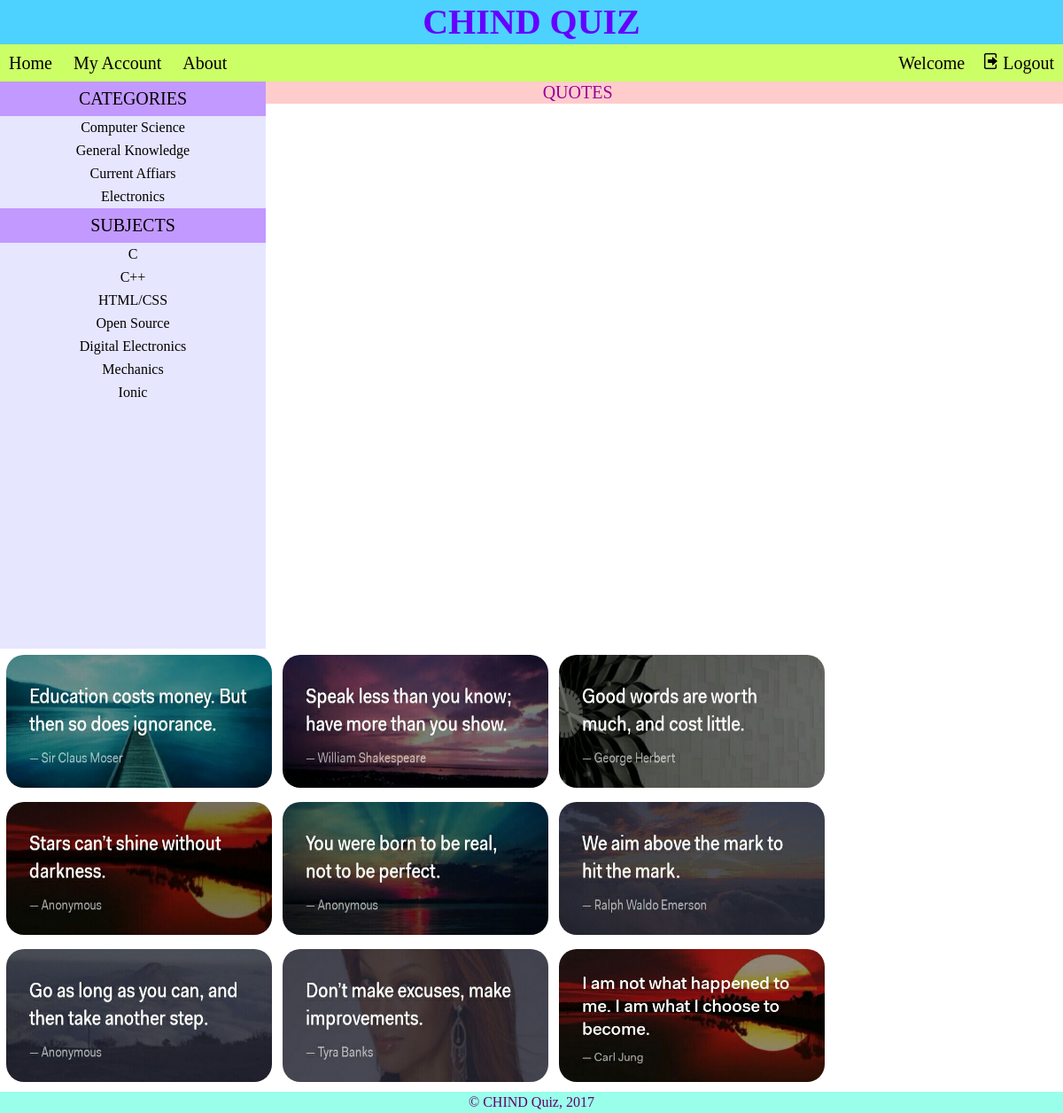
The app's page /home.php with its own data.
### tables this page shows
CREATE TABLE `category` (
  `id` int(11) NOT NULL,
  `name` varchar(30) NOT NULL
);

CREATE TABLE `subject` (
  `id` int(11) NOT NULL,
  `name` varchar(30) NOT NULL
);

### home.php (the view, shortened to what this page needs)
<?php
	require_once('includes/database.php');
?>
<!DOCTYPE html>
<html>
<head>
	<link rel="stylesheet" href="style/style.css">
</head>
<body>
	<header>
		CHIND QUIZ
	</header>
	<div id="menu">
		<ul>
			<a href="home.php"><li>Home</li></a>
			<a href="profile.php"><li>My Account</li></a>
			<a href="about.php"><li>About</li></a>
			<a href="includes/logout.php"><li class="right"><img src="images/logout.png" alt="logout">&nbsp;Logout</li></a>
			<li class="right user">Welcome <?php echo $_SESSION['uname']; ?></li>
		</ul>
	</div>
	<div class="nav">
		<div class="title">CATEGORIES</div>
			<ul>
					<?php
						$sql_cat = "SELECT * FROM category";
						$run_cat = mysqli_query($con, $sql_cat);
						while($row = mysqli_fetch_array($run_cat)) {
								$name = $row['name'];
								echo "<a href='includes/quiz.php?cat=$name'><li>$name</li></a>";
						}
					?>
			</ul>
		<div class="title">SUBJECTS</div>
			<ul>
				<?php
					$sql_sub = "SELECT name FROM subject";
					$run_sub = mysqli_query($con, $sql_sub);
					while($row = mysqli_fetch_array($run_sub)) {
						echo "<li>".$row['name']."</li>";
					}
				?>
			</ul>
	</div>
	<section id="home_img">
		<div id="lgsg">QUOTES</div>
		<table>
			<tr>
				<td><img src="images/1.jpg"></td>
				<td><img src="images/2.jpg"></td>
				<td><img src="images/3.jpg"></td>
			</tr>
			<tr>
				<td><img src="images/4.jpg"></td>
				<td><img src="images/5.jpg"></td>
				<td><img src="images/6.jpg"></td>
			</tr>
			<tr>
				<td><img src="images/7.jpg"></td>
				<td><img src="images/8.jpg"></td>
				<td><img src="images/9.jpg"></td>
			</tr>
		</table>
	</section>
	<footer>&copy; CHIND Quiz, 2017</footer>
</body>
</html>

### style/style.css (style rules this page uses)
body { margin: 0; padding: 0; }
header { color: #6600ff; background-color: #4dd2ff; text-align: center; font-size:40px; line-height: 50px; height: 50px; font-weight: bolder; }
#lgsg { width: 100%; height: 25px; text-align: center; font-size: 20px; line-height: 25px; color: #990099; background-color: #ffcccc; }
table { border: 0; }
table tr td { padding: 5px; }
#menu { height: 42px; width: 100%; background-color: #ccff66; position: relative; }
#menu ul, .nav ul { margin: 0; padding: 0; }
#menu ul li { list-style: none; display: inline-block; font-size: 20px; padding: 10px; }
#menu img { height: 18px; width: 18px; }
a { text-decoration: none; color: black; }
.right { float: right; }
.nav { width: 25%; background-color: #e6e6ff; float: left; height: 80vh; }
.nav .title { width: 100%; background-color: #c299ff; text-align: center; font-size: 20px; padding: 8px 0px 8px 0px; }
.nav ul li { list-style: none; padding: 4px 0px; text-align: center; }
#home_img table tr td img { height: 150px; width: 300px; border-radius: 20px; }
footer { color: #660066; background-color: #99ffeb; height: 24px; text-align: center; line-height: 24px; clear: both; }

### records on screen
category: name "Computer Science"
category: name "General Knowledge"
category: name "Current Affiars"
category: name "Electronics"
subject: name "C"
subject: name "C++"
subject: name "HTML/CSS"
subject: name "Open Source"
subject: name "Digital Electronics"
subject: name "Mechanics"
subject: name "Ionic"
